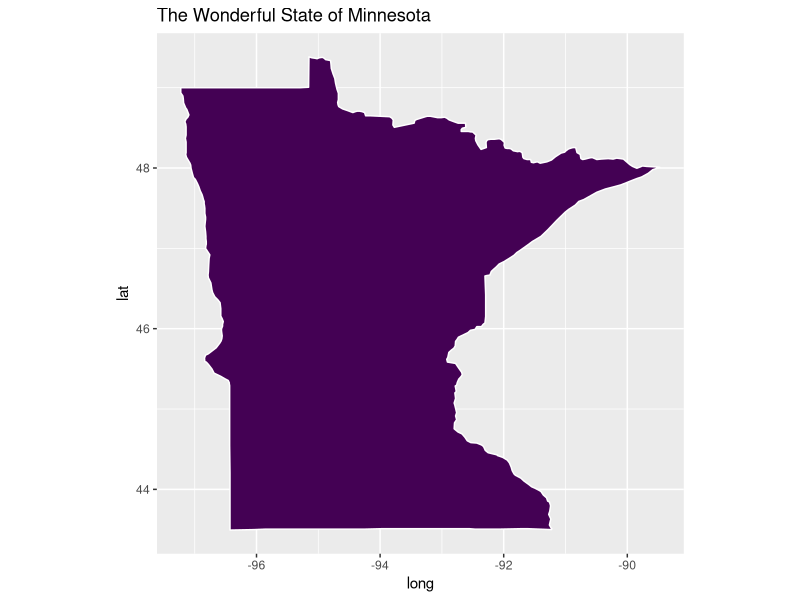

Reproduce this figure in R.
## ---- chunk 1
knitr::opts_chunk$set(echo = TRUE)
## ---- chunk 2
# Setup for loading packages
load.packs <- function(pkg){
  new.pkg <- pkg[!(pkg %in% installed.packages()[, "Package"])]
  if (length(new.pkg))
    install.packages(new.pkg, dependencies = TRUE)
  sapply(pkg, require, character.only = TRUE)}
#----------------------------------------------------------------.
# Load packagess
my.packs <- c("ggplot2", "maps")
load.packs(my.packs)
## ---- chunk 3

map.state <- map_data("state") 
map.mn <- subset(map.state, region %in% "minnesota")

ggplot(map.mn) + 
  geom_polygon(aes(x = long, y = lat, fill = region, group = group), color = "white") + 
  coord_fixed(1.3) +
  ggtitle("The Wonderful State of Minnesota") + theme(legend.position = "none") +
  scale_fill_viridis_d()
